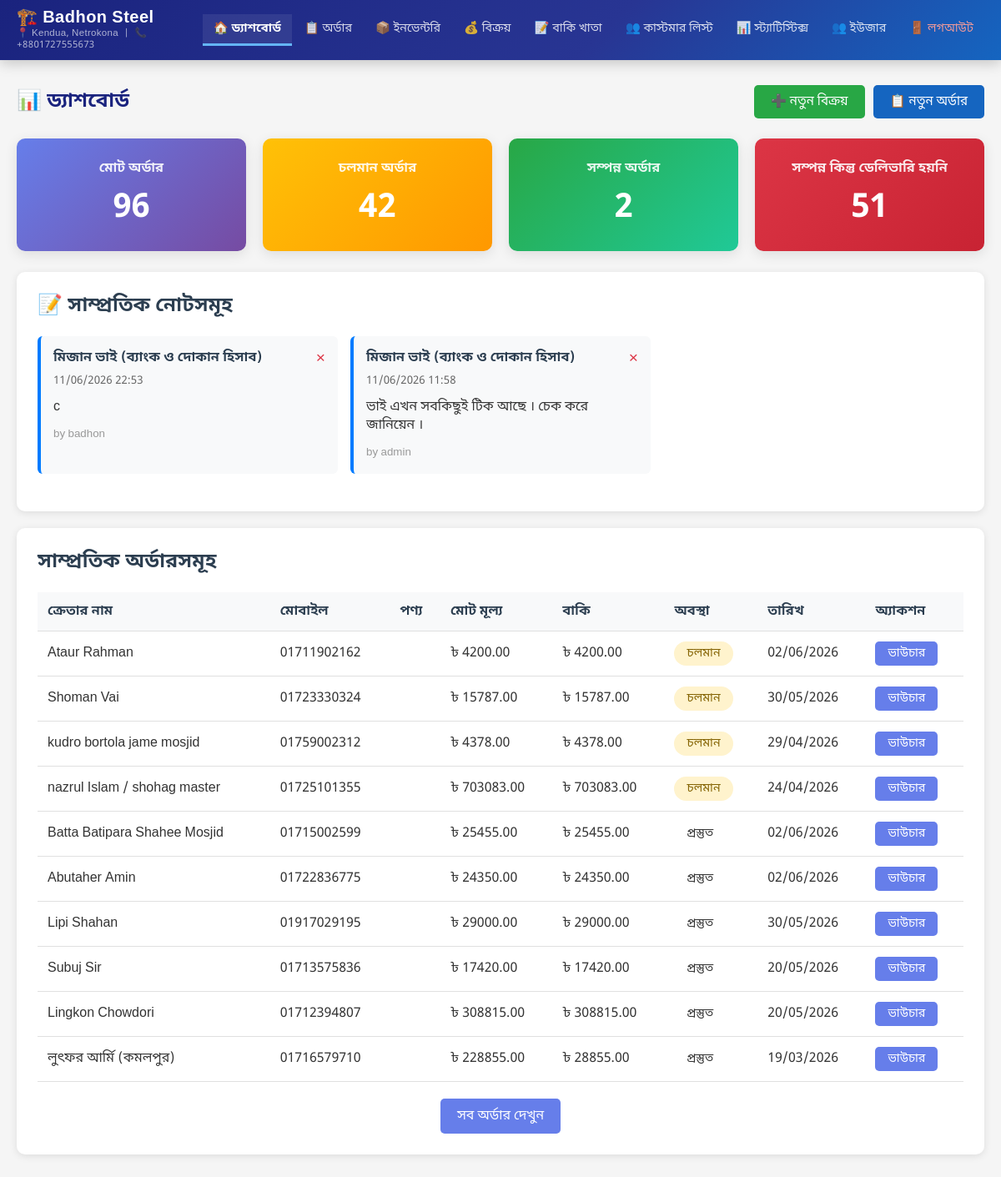
Page /admin-panel/ (signed in) on the committed database.
### transactions/models.py (models this page shows, shortened)
class CustomerNote(models.Model):
    customer = models.ForeignKey(Customer, on_delete=models.CASCADE, related_name='notes', verbose_name='Customer')
    note = models.TextField(verbose_name='Note')
    created_by = models.ForeignKey('auth.User', on_delete=models.SET_NULL, null=True, blank=True, verbose_name='Created By')
    created_at = models.DateTimeField(auto_now_add=True, verbose_name='Created At')
    updated_at = models.DateTimeField(auto_now=True, verbose_name='Updated At')
    is_dismissed_from_dashboard = models.BooleanField(default=False, verbose_name='Dismissed from Dashboard')
    class Meta:
        verbose_name = 'Customer Note'
        verbose_name_plural = 'Customer Notes'
        ordering = ['-created_at']

class Customer(models.Model):
    name = models.CharField(max_length=200, verbose_name='Customer Name')
    mobile_number = models.CharField(max_length=20, unique=True, verbose_name='Mobile Number')
    address = models.TextField(verbose_name='Address', blank=True)
    current_balance = models.DecimalField(max_digits=10, decimal_places=2, verbose_name='Current Balance', default=0)
    created_at = models.DateTimeField(auto_now_add=True, verbose_name='Created At')
    updated_at = models.DateTimeField(auto_now=True, verbose_name='Updated At')
    is_deleted = models.BooleanField(default=False, verbose_name='Is Deleted')
    deleted_at = models.DateTimeField(null=True, blank=True, verbose_name='Deleted At')
    class Meta:
        verbose_name = 'Customer'
        verbose_name_plural = 'Customers'
        ordering = ['-created_at']

### shop/models.py (models this page shows, shortened)
class Order(models.Model):
    STATUS_CHOICES = [
        ('pending', 'চলমান'),
        ('ready', 'প্রস্তুত'),
        ('completed', 'সম্পন্ন'),
    ]
    DELIVERY_STATUS_CHOICES = [
        ('not_delivered', 'ডেলিভারি হয়নি'),
        ('delivered', 'ডেলিভারি সম্পন্ন'),
    ]
    customer = models.ForeignKey(Customer, on_delete=models.PROTECT, related_name='orders', verbose_name='ক্রেতা', null=True, blank=True)
    customer_name = models.CharField(max_length=200, verbose_name='ক্রেতার নাম', null=True, blank=True)
    mobile_number = models.CharField(max_length=20, verbose_name='মোবাইল নাম্বার', null=True, blank=True)
    total_price = models.DecimalField(max_digits=10, decimal_places=2, verbose_name='মোট মূল্য', default=0)
    discount_percentage = models.DecimalField(max_digits=5, decimal_places=2, verbose_name='ডিসকাউন্ট (%)', default=0)
    discount_amount = models.DecimalField(max_digits=10, decimal_places=2, verbose_name='ডিসকাউন্ট টাকা', default=0)
    final_price = models.DecimalField(max_digits=10, decimal_places=2, verbose_name='চূড়ান্ত মূল্য', default=0)
    cash_paid = models.DecimalField(max_digits=10, decimal_places=2, verbose_name='নগদ পরিশোধ', default=0)
    due_amount = models.DecimalField(max_digits=10, decimal_places=2, verbose_name='বাকি টাকা', editable=False)
    initial_payment_migrated = models.BooleanField(default=False, verbose_name='প্রাথমিক পেমেন্ট OrderPayment-এ স্থানান্তরিত')
    order_date = models.DateField(default=timezone.now, verbose_name='অর্ডার নেওয়ার তারিখ')
    delivery_date = models.DateField(verbose_name='ডেলিভারির তারিখ')
    status = models.CharField(max_length=20, choices=STATUS_CHOICES, default='pending', verbose_name='প্রোডাক্ট অবস্থা')
    delivery_status = models.CharField(max_length=20, choices=DELIVERY_STATUS_CHOICES, default='not_delivered', verbose_name='ডেলিভারি অবস্থা')
    created_at = models.DateTimeField(auto_now_add=True, verbose_name='তৈরির সময়')
    updated_at = models.DateTimeField(auto_now=True, verbose_name='আপডেটের সময়')
    class Meta:
        verbose_name = 'অর্ডার'
        verbose_name_plural = 'অর্ডারসমূহ'
        ordering = ['-created_at']

### shop/views.py (the view)
# urls.py: path('admin-panel/', views.admin_dashboard, name='admin_dashboard'),
@login_required
def admin_dashboard(request):
    from transactions.models import Transaction
    total_orders = Transaction.objects.count()
    pending_orders = Transaction.objects.filter(status='pending').count()
    completed_orders = Transaction.objects.filter(status='completed', delivery_status='delivered').count()
    completed_not_delivered = Transaction.objects.filter(status='completed', delivery_status='not_delivered').count()
    recent_orders = Order.objects.exclude(status='completed').order_by('status', '-created_at')[:10]
    from transactions.models import CustomerNote
    recent_notes = CustomerNote.objects.filter(is_dismissed_from_dashboard=False).select_related('customer', 'created_by').order_by('-created_at')[:10]
    context = {
        'total_orders': total_orders,
        'pending_orders': pending_orders,
        'completed_orders': completed_orders,
        'completed_not_delivered': completed_not_delivered,
        'recent_orders': recent_orders,
        'recent_notes': recent_notes,
    }
    return render(request, 'admin_panel/dashboard.html', context)

### shop/templates/admin_panel/dashboard.html (shortened to what this page needs)
{% extends 'admin_panel/base.html' %}
{% block content %}
<div style="display:flex; justify-content:space-between; align-items:center; margin-bottom:24px; flex-wrap:wrap; gap:12px;">
    <h2 style="margin:0; color:#1a237e; font-size:1.5rem;">📊 ড্যাশবোর্ড</h2>
    <div style="display:flex; gap:10px; flex-wrap:wrap;">
        <a href="{% url 'invoice_create' %}" class="btn btn-success" style="font-size:0.95rem;">➕ নতুন বিক্রয়</a>
        <a href="{% url 'order_create' %}" class="btn" style="font-size:0.95rem; background:#1565c0;">📋 নতুন অর্ডার</a>
    </div>
</div>
<div class="stats-grid">
    <a href="{% url 'transactions:transaction_list_all' %}" style="text-decoration:none;">
        <div class="stat-card">
            <h3>মোট অর্ডার</h3>
            <div class="number">{{ total_orders }}</div>
        </div>
    </a>
    <a href="{% url 'transactions:transaction_list_all' %}?status=pending" style="text-decoration:none;">
        <div class="stat-card warning">
            <h3>চলমান অর্ডার</h3>
            <div class="number">{{ pending_orders }}</div>
        </div>
    </a>
    <a href="{% url 'transactions:transaction_list_all' %}?status=completed" style="text-decoration:none;">
        <div class="stat-card success">
            <h3>সম্পন্ন অর্ডার</h3>
            <div class="number">{{ completed_orders }}</div>
        </div>
    </a>
    <a href="{% url 'transactions:transaction_list_all' %}?status=completed&delivery_status=not_delivered" style="text-decoration:none;">
        <div class="stat-card danger">
            <h3>সম্পন্ন কিন্তু ডেলিভারি হয়নি</h3>
            <div class="number">{{ completed_not_delivered }}</div>
        </div>
    </a>
</div>
<div class="card">
    <h3 class="card-title">📝 সাম্প্রতিক নোটসমূহ</h3>
    {% if recent_notes %}
    <div style="display: grid; grid-template-columns: repeat(auto-fill, minmax(300px, 1fr)); gap: 15px; margin-bottom: 20px;">
        {% for note in recent_notes %}
        <div style="background: #f8f9fa; border-left: 4px solid #007bff; padding: 15px; border-radius: 6px; position: relative;" id="note-{{ note.pk }}">
            <div style="display: flex; justify-content: space-between; align-items: start; margin-bottom: 10px;">
                <div>
                    <h4 style="margin: 0 0 5px 0; color: #2c3e50;">{{ note.customer.name }}</h4>
                    <small style="color: #666;">{{ note.created_at|date:"d/m/Y H:i" }}</small>
                </div>
                <button onclick="deleteNote({{ note.pk }}, {{ note.customer.pk }})" style="background: none; border: none; color: #dc3545; cursor: pointer; font-size: 1.2rem; padding: 0;" title="মুছুন">×</button>
            </div>
            <p style="margin: 10px 0; color: #333; word-wrap: break-word;">{{ note.note }}</p>
            <small style="color: #999;">by {{ note.created_by.username }}</small>
        </div>
        {% endfor %}
    </div>
    {% else %}
    <p style="text-align: center; padding: 20px; color: #666;">কোনো নোট নেই</p>
    {% endif %}
</div>
<div class="card">
    <h3 class="card-title">সাম্প্রতিক অর্ডারসমূহ</h3>
    {% if recent_orders %}
    <div style="overflow-x: auto;">
        <table class="recent-orders-table">
            <thead>
                <tr>
                    <th>ক্রেতার নাম</th>
                    <th>মোবাইল</th>
                    <th>পণ্য</th>
                    <th>মোট মূল্য</th>
                    <th>বাকি</th>
                    <th>অবস্থা</th>
                    <th>তারিখ</th>
                    <th>অ্যাকশন</th>
                </tr>
            </thead>
            <tbody>
                {% for order in recent_orders %}
                <tr>
                    <td>{{ order.customer_name }}</td>
                    <td>{{ order.mobile_number }}</td>
                    <td>{{ order.product_name }}</td>
                    <td>৳ {{ order.total_price }}</td>
                    <td>৳ {{ order.due_amount }}</td>
                    <td>
                        <span class="status-badge status-{{ order.status }}">
                            {{ order.get_status_display }}
                        </span>
                    </td>
                    <td>{{ order.order_date|date:"d/m/Y" }}</td>
                    <td>
                        <a href="{% url 'order_voucher' order.pk %}" class="btn btn-sm" target="_blank">ভাউচার</a>
                    </td>
                </tr>
                {% endfor %}
            </tbody>
        </table>
    </div>
    {% else %}
    <p style="text-align: center; padding: 30px; color: #666;">কোনো অর্ডার নেই।</p>
    {% endif %}
    <div style="margin-top: 20px; text-align: center;">
        <a href="{% url 'order_list' %}" class="btn">সব অর্ডার দেখুন</a>
    </div>
</div>
{% endblock %}

### rows in the picture
CustomerNote: customer.name "মিজান ভাই (ব্যাংক ও দোকান হিসাব)", created_at "11/06/2026 22:53", note "c", created_by.username "badhon"
CustomerNote: customer.name "মিজান ভাই (ব্যাংক ও দোকান হিসাব)", created_at "11/06/2026 11:58", note "ভাই এখন সবকিছুই টিক আছে । চেক করে জানিয়েন ।", created_by.username "admin"
Order: customer_name "Ataur Rahman", mobile_number "01711902162", total_price "4200.00", due_amount "4200.00", status "চলমান", order_date "02/06/2026"
Order: customer_name "Shoman Vai", mobile_number "01723330324", total_price "15787.00", due_amount "15787.00", status "চলমান", order_date "30/05/2026"
Order: customer_name "kudro bortola jame mosjid", mobile_number "01759002312", total_price "4378.00", due_amount "4378.00", status "চলমান", order_date "29/04/2026"
Order: customer_name "nazrul Islam / shohag master", mobile_number "01725101355", total_price "703083.00", due_amount "703083.00", status "চলমান", order_date "24/04/2026"
Order: customer_name "Batta Batipara Shahee Mosjid", mobile_number "01715002599", total_price "25455.00", due_amount "25455.00", status "প্রস্তুত", order_date "02/06/2026"
Order: customer_name "Abutaher Amin", mobile_number "01722836775", total_price "24350.00", due_amount "24350.00", status "প্রস্তুত", order_date "02/06/2026"
Order: customer_name "Lipi Shahan", mobile_number "01917029195", total_price "29000.00", due_amount "29000.00", status "প্রস্তুত", order_date "30/05/2026"
Order: customer_name "Subuj Sir", mobile_number "01713575836", total_price "17420.00", due_amount "17420.00", status "প্রস্তুত", order_date "20/05/2026"
Order: customer_name "Lingkon Chowdori", mobile_number "01712394807", total_price "308815.00", due_amount "308815.00", status "প্রস্তুত", order_date "20/05/2026"
Order: customer_name "লুৎফর আর্মি (কমলপুর)", mobile_number "01716579710", total_price "228855.00", due_amount "28855.00", status "প্রস্তুত", order_date "19/03/2026"

### other values in the picture
{{ total_orders }} "96"
{{ pending_orders }} "42"
{{ completed_orders }} "2"
{{ completed_not_delivered }} "51"
